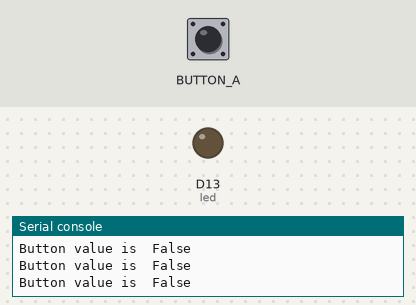
The program below on a simulated Circuit Playground running CircuitPython. Parts: output pins drawn as LEDs (lit = HIGH), the last lines printed to the serial console. Inputs (shaded band) come from the test bench.

Above: at 1.2 s.
1.3 s: button A pressed for 0.15 s
At 1.45 s:
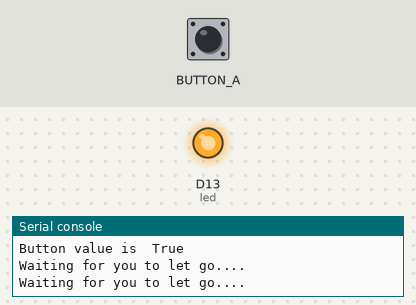
3.1 s: button A pressed for 3.2 s
At 7.7 s:
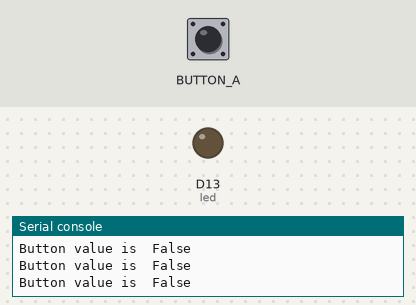
Timing chart, 0 to 9.2 s (numbered marks = the images above; inputs shaded):
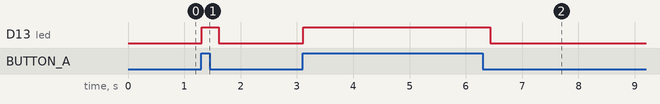

Measured:
- after the input at 1.3 s, D13 (led): LOW → HIGH at once, → LOW 0.30 s later
- after the input at 3.1 s, D13 (led): LOW → HIGH at once, → LOW 3.3 s later

The program:

Button.py
```python
# Write your code here :-)
import board
import digitalio
import time

buttonA = digitalio.DigitalInOut(board.BUTTON_A)
buttonA.direction = digitalio.Direction.INPUT
buttonA.pull = digitalio.Pull.DOWN

led = digitalio.DigitalInOut(board.D13)
led.direction = digitalio.Direction.OUTPUT
led.value = True

while True:
    print('Button value is ', buttonA.value)
    led.value = False
    if buttonA.value == True:
        print('Button value is ', buttonA.value)
        led.value = True
        while buttonA.value == True:
            print('Waiting for you to let go....')
            time.sleep(0.1)
    time.sleep(0.1)
```
